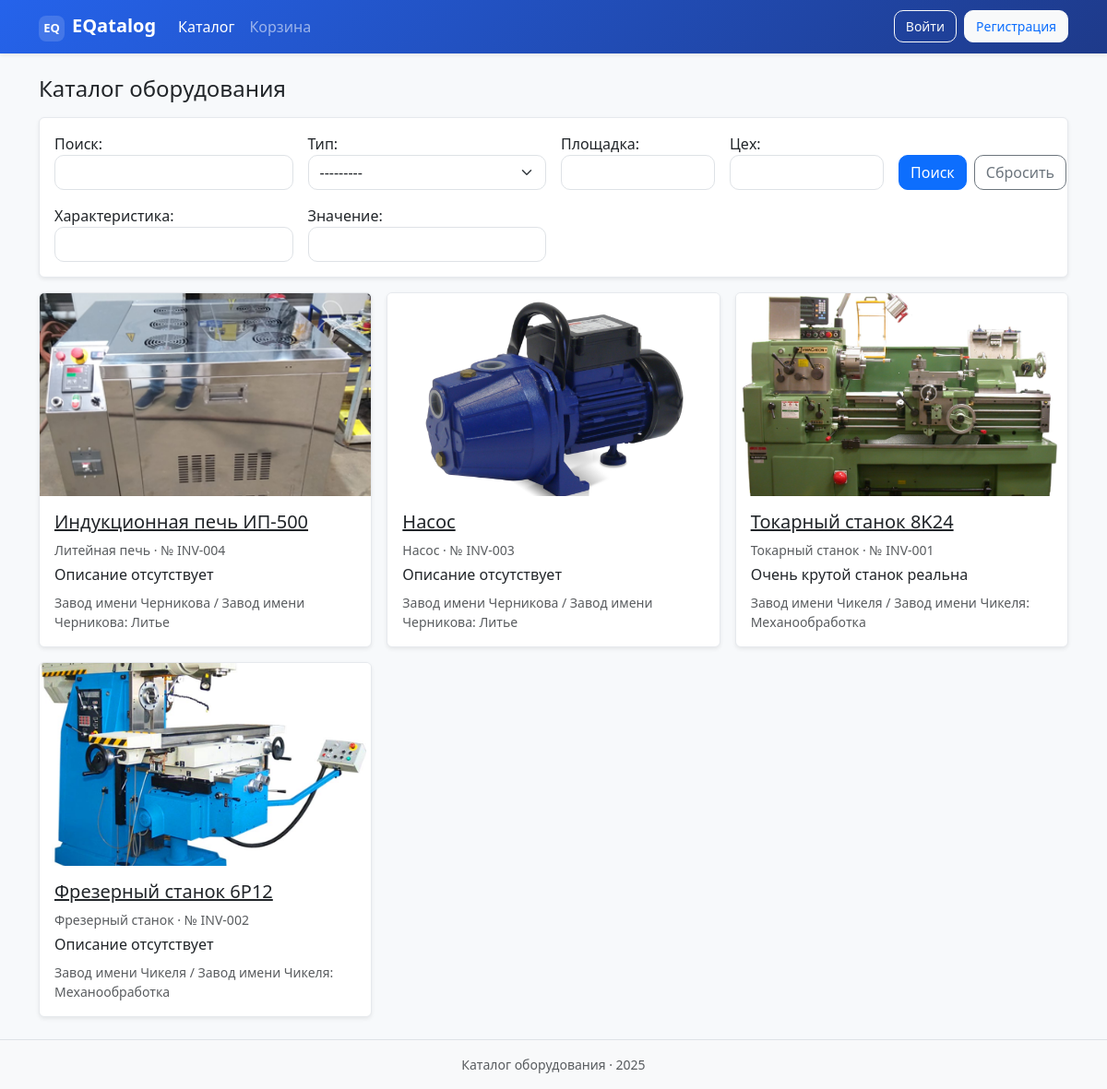
The page / on the database its author committed.
### catalog/models.py (models this page shows, shortened)
class Equipment(models.Model):
    name = models.CharField(max_length=255)
    inventory_number = models.CharField(max_length=100, unique=True)
    equipment_type = models.ForeignKey(
        EquipmentType, on_delete=models.PROTECT, related_name="equipment"
    )
    site = models.ForeignKey(
        Site, on_delete=models.PROTECT, related_name="equipment"
    )
    workshop = models.ForeignKey(
        Workshop, on_delete=models.PROTECT, related_name="equipment"
    )
    description = models.TextField(blank=True)
    image = models.ImageField(upload_to="equipment/", null=True, blank=True)
    attributes = models.JSONField(default=dict, blank=True)
    created_by = models.ForeignKey(
        settings.AUTH_USER_MODEL,
        null=True,
        blank=True,
        on_delete=models.SET_NULL,
        related_name="created_equipment",
    )
    created_at = models.DateTimeField(auto_now_add=True)
    updated_at = models.DateTimeField(auto_now=True)
    class Meta:
        ordering = ["name"]
        verbose_name = _("Оборудование")
        verbose_name_plural = _("Оборудование")

class EquipmentType(models.Model):
    name = models.CharField(max_length=255)
    parent = models.ForeignKey(
        "self",
        null=True,
        blank=True,
        related_name="children",
        on_delete=models.SET_NULL,
    )
    description = models.TextField(blank=True)
    default_attributes = models.JSONField(
        default=list,
        blank=True,
        help_text=_("Список рекомендуемых характеристик для этого типа"),
    )
    class Meta:
        ordering = ["name"]
        verbose_name = _("Тип оборудования")
        verbose_name_plural = _("Типы оборудования")
    def __str__(self) -> str:
        return self.name

class Site(models.Model):
    name = models.CharField(max_length=255, unique=True)
    address = models.CharField(max_length=255, blank=True)
    class Meta:
        ordering = ["name"]
        verbose_name = _("Площадка")
        verbose_name_plural = _("Площадки")
    def __str__(self) -> str:
        return self.name

class Workshop(models.Model):
    site = models.ForeignKey(
        Site, on_delete=models.CASCADE, related_name="workshops"
    )
    name = models.CharField(max_length=255)
    description = models.TextField(blank=True)
    class Meta:
        ordering = ["name"]
        unique_together = ("site", "name")
        verbose_name = _("Цех")
        verbose_name_plural = _("Цеха")
    def __str__(self) -> str:
        return f"{self.site}: {self.name}"

### catalog/views.py (the view, shortened to what this page needs)
# urls.py: path("", views.EquipmentListView.as_view(), name="equipment_list"),
class EquipmentListView(ListView):
    model = Equipment
    paginate_by = 10
    template_name = "catalog/equipment_list.html"
    def get_queryset(self):
        queryset = (
            super()
            .get_queryset()
            .select_related("equipment_type", "site", "workshop")
            .prefetch_related("passports")
        )
        self.search_form = EquipmentSearchForm(self.request.GET or None)
        return queryset
    def get_context_data(self, **kwargs):
        context = super().get_context_data(**kwargs)
        context["search_form"] = getattr(self, "search_form", EquipmentSearchForm())
        return context

### catalog/forms.py
class EquipmentSearchForm(BootstrapFormMixin, forms.Form):
    query = forms.CharField(label=_("Поиск"), required=False)
    equipment_type = forms.ModelChoiceField(
        queryset=EquipmentType.objects.all(), required=False, label=_("Тип")
    )
    site = forms.CharField(label=_("Площадка"), required=False)
    workshop = forms.CharField(label=_("Цех"), required=False)
    attribute_key = forms.CharField(label=_("Характеристика"), required=False)
    attribute_value = forms.CharField(label=_("Значение"), required=False)
    def __init__(self, *args: Any, **kwargs: Dict[str, Any]) -> None:
        super().__init__(*args, **kwargs)
        self._apply_bootstrap()
        for field in ("equipment_type",):
            self.fields[field].widget.attrs["class"] = "form-select"

### catalog/context_processors.py (called while the page is built, shortened)
def catalog_context(request: HttpRequest) -> dict[str, int]:
    user = request.user
    if isinstance(user, AnonymousUser) or not user.is_authenticated:
        return {"cart_count": 0, "can_add_equipment": False}

### catalog/forms.py (called while the page is built)
    def _apply_bootstrap(self) -> None:
        for field in self.fields.values():
            existing_classes = field.widget.attrs.get("class", "")
            field.widget.attrs["class"] = f"{existing_classes} form-control".strip()

### templates/catalog/equipment_list.html (shortened to what this page needs)
{% extends "base.html" %}
{% block content %}
<div class="d-flex flex-wrap align-items-center justify-content-between mb-3">
    <h1 class="h4 mb-0">Каталог оборудования</h1>
    </div>
<div class="card mb-3 shadow-sm">
    <div class="card-body">
        <form class="row g-3 align-items-end" method="get">
            <div class="col-md-3">
                {{ search_form.query.label_tag }}{{ search_form.query }}
            </div>
            <div class="col-md-3">
                {{ search_form.equipment_type.label_tag }}{{ search_form.equipment_type }}
            </div>
            <div class="col-md-2">
                {{ search_form.site.label_tag }}{{ search_form.site }}
            </div>
            <div class="col-md-2">
                {{ search_form.workshop.label_tag }}{{ search_form.workshop }}
            </div>
            <div class="col-md-2 d-flex gap-2">
                <button class="btn btn-primary flex-fill" type="submit">Поиск</button>
                <a class="btn btn-outline-secondary flex-fill" href="{% url 'catalog:equipment_list' %}">Сбросить</a>
            </div>
            <div class="col-md-3">
                {{ search_form.attribute_key.label_tag }}{{ search_form.attribute_key }}
            </div>
            <div class="col-md-3">
                {{ search_form.attribute_value.label_tag }}{{ search_form.attribute_value }}
            </div>
        </form>
    </div>
</div>
{% if object_list %}
    <div class="row row-cols-1 row-cols-md-2 row-cols-lg-3 g-3">
        {% for equipment in object_list %}
            <div class="col">
                <div class="card h-100 shadow-sm">
                    {% if equipment.image %}
                        <img src="{{ equipment.image.url }}" class="card-img-top" alt="{{ equipment.name }}">
                    {% endif %}
                    <div class="card-body">
                        <h2 class="h5">
                            <a class="link-dark" href="{% url 'catalog:equipment_detail' equipment.pk %}">
                                {{ equipment.name }}
                            </a>
                        </h2>
                        <p class="text-muted small mb-1">{{ equipment.equipment_type }} · № {{ equipment.inventory_number }}</p>
                        <p class="mb-2">{{ equipment.description|default:"Описание отсутствует" }}</p>
                        <p class="small mb-0 text-muted">{{ equipment.site }} / {{ equipment.workshop }}</p>
                    </div>
                </div>
            </div>
        {% endfor %}
    </div>
{% else %}
    <div class="alert alert-info">Оборудование пока не добавлено.</div>
{% endif %}
{% endblock %}

### static/css/styles.css (style rules this page uses)
body { background-color: #f7f9fb; }
.card { border: 1px solid #e6e9ed; }
.card-img-top { object-fit: cover; max-height: 220px; }
.form-control, .form-select { border-radius: 10px; }
.btn { border-radius: 10px; }

### rows shown on the page
Equipment: image (picture), name "Индукционная печь ИП-500", equipment_type "Литейная печь", inventory_number "INV-004", description "Описание отсутствует", site "Завод имени Черникова", workshop "Завод имени Черникова: Литье"
Equipment: image (picture), name "Насос", equipment_type "Насос", inventory_number "INV-003", description "Описание отсутствует", site "Завод имени Черникова", workshop "Завод имени Черникова: Литье"
Equipment: image (picture), name "Токарный станок 8K24", equipment_type "Токарный станок", inventory_number "INV-001", description "Очень крутой станок реальна", site "Завод имени Чикеля", workshop "Завод имени Чикеля: Механообработка"
Equipment: image (picture), name "Фрезерный станок 6Р12", equipment_type "Фрезерный станок", inventory_number "INV-002", description "Описание отсутствует", site "Завод имени Чикеля", workshop "Завод имени Чикеля: Механообработка"

### other values the page prints
{{ search_form.query.label_tag }} "Поиск:"
{{ search_form.equipment_type.label_tag }} "Тип:"
{{ search_form.site.label_tag }} "Площадка:"
{{ search_form.workshop.label_tag }} "Цех:"
{{ search_form.attribute_key.label_tag }} "Характеристика:"
{{ search_form.attribute_value.label_tag }} "Значение:"
